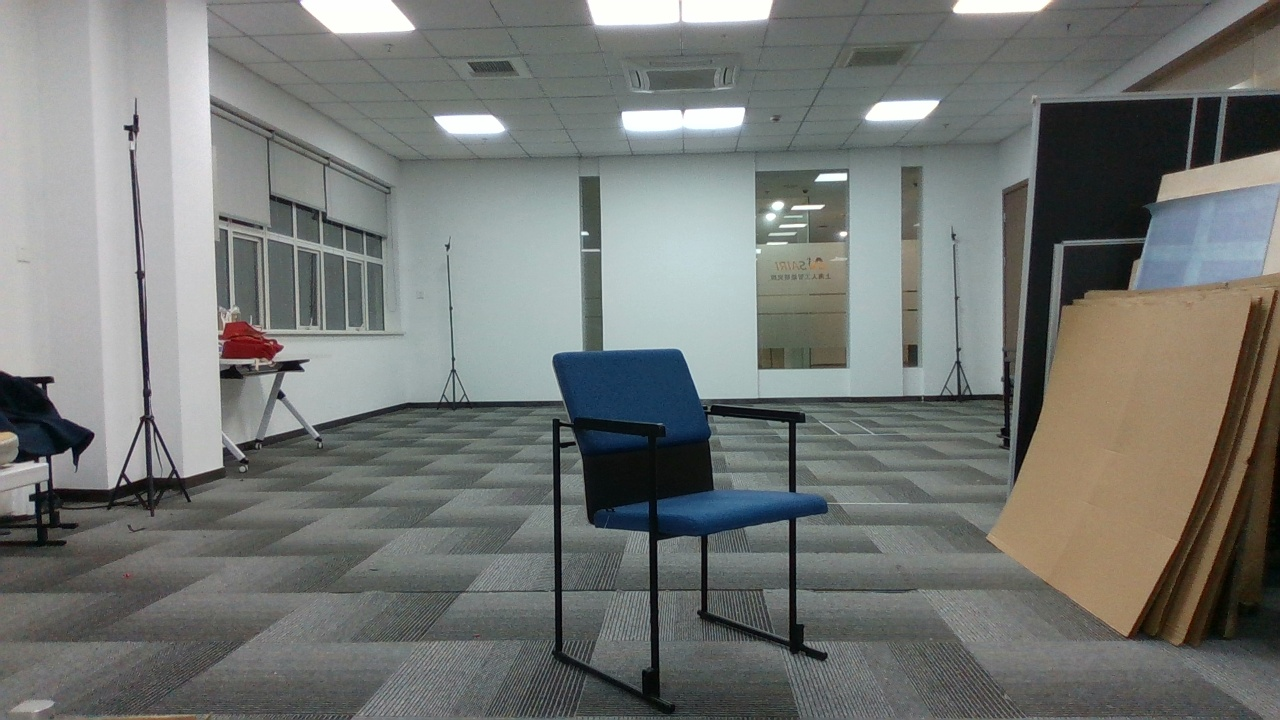
#> input picture materials/imgs/chair-2m-R.jpg, 1280 x 720 px
$ python brightness.py   (older library calls are emulated)
#> lines starting #> are read from the running program, lines starting #| are printed output that depends on the picture
import cv2
import numpy as np
import os


def show_brightness_reduction():
    # Load the image
    img = cv2.imread(r"../materials/imgs/chair-2m-R.jpg")
#> img is the input picture: shape (720, 1280, 3); mean B, G, R 116.8, 119.9, 116.9
    brightness_reduction = np.arange(0.1, 1.1, 0.1)
    for i in brightness_reduction:
        print(f"current brightness is : {i}")
        new_brightness_reduction = round(i, 1)
        # Create a new image with the reduced brightness
        dst = cv2.convertScaleAbs(img, alpha=new_brightness_reduction, beta=0)
        noise = np.random.normal(loc=0, scale=0.1 * 255, size=img.shape)
        dst = cv2.add(dst, noise.astype(np.int16), dtype=cv2.CV_8UC3)
        cv2.imshow('image', dst)
        if cv2.waitKey(0) == 27:
            break
#> this loop made 1 pass; (key Esc is pressed on pass 1)
#> pass 1, in show_brightness_reduction, `dst = cv2.convertScaleAbs(img, alpha=new_brightness_reduction, beta=0)`:
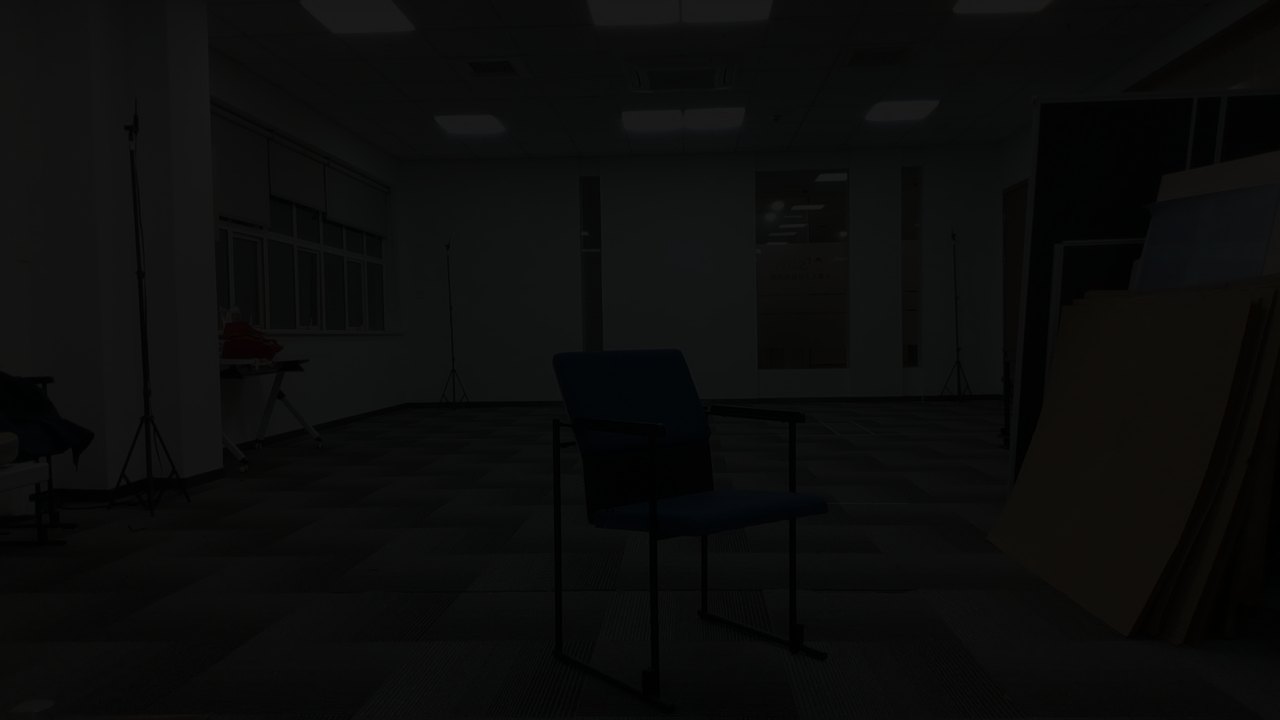
#> dst: shape (720, 1280, 3); mean B, G, R 11.7, 12, 11.7
    cv2.destroyAllWindows()


def save_brightness_reduction_2():
    todo_path = r"brightness_reduction\to-test-RGB\images\val"
    save_path = r"brightness_reduction"
    brightness_reduction = np.arange(1, 10, 1)
    for i in brightness_reduction:
        print("processing..", i)
        alpha = 1 - i / 9
        beta = (1 - alpha) * 30
        noise_level = i * 0.015
        imgs = os.listdir(todo_path)
        for img_name in imgs:
            img = cv2.imread(os.path.join(todo_path, img_name))
            noise = np.random.normal(loc=0, scale=noise_level * 255, size=img.shape)
            new_img = cv2.convertScaleAbs(img, alpha=alpha, beta=beta)
            new_img = cv2.add(new_img, noise.astype(np.int16), dtype=cv2.CV_8UC3)
            save_path_full = os.path.join(os.path.join(save_path, str(i)), r"images\val")
            cv2.imwrite(os.path.join(save_path_full, img_name), new_img)


if __name__ == "__main__":
    show_brightness_reduction()
    # save_brightness_reduction_2()
    print("Done")

$ run again, with materials/imgs/chair-2m-V.jpg copied over materials/imgs/chair-2m-R.jpg
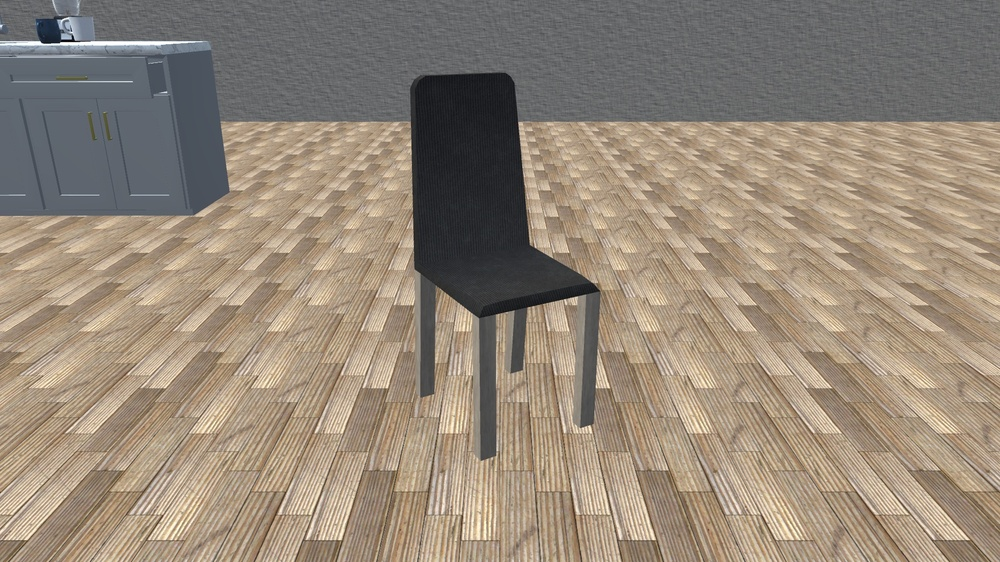
#> input picture materials/imgs/chair-2m-V.jpg, 1000 x 562 px, shrunk from 1920 x 1080 before the run
#> in show_brightness_reduction, img is the input picture: shape (562, 1000, 3); mean B, G, R 120.2, 135.6, 148.8
#> the loop in show_brightness_reduction, `for i in brightness_reduction:` made 1 pass; (key Esc is pressed on pass 1)
#> pass 1, in show_brightness_reduction, `dst = cv2.add(dst, noise.astype(np.int16), dtype=cv2.CV_8UC3)`:
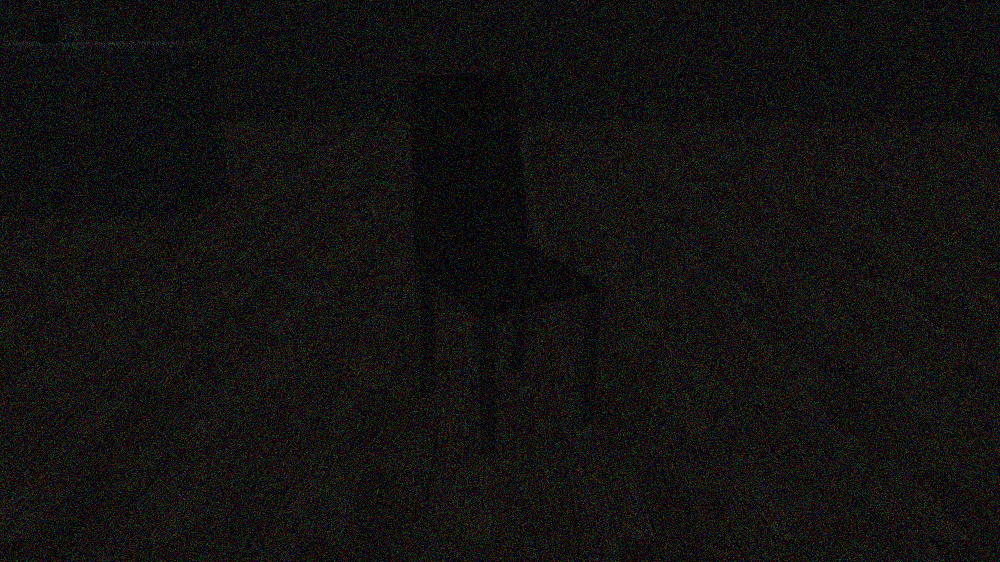
#> dst: shape (562, 1000, 3); mean B, G, R 17.2, 18.3, 19.3
